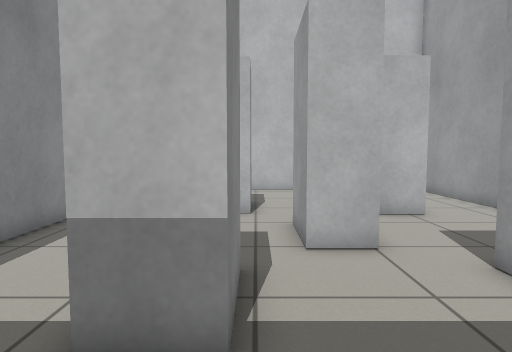
[1] (above)

14 first-person views from a walk through a Gazebo world. The camera is 0.2 m above the floor, tilts 4° down and sees 75° across. The floor is counted in squares, 0.1 m on a side. Each view is taken from the middle of a square. On the plan, view 1 faces up. The plan holds only what a view shows up to about 18 squares ahead; the rest is blank.

[2]
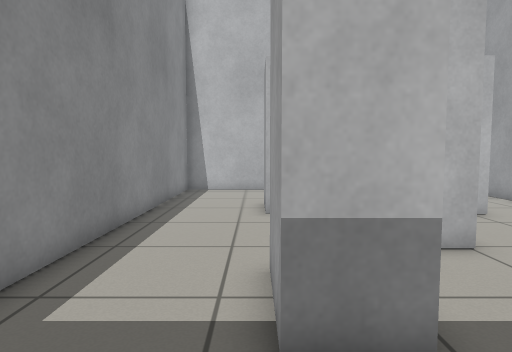

[3]
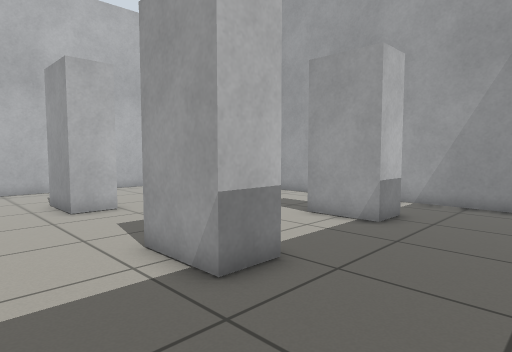

[4]
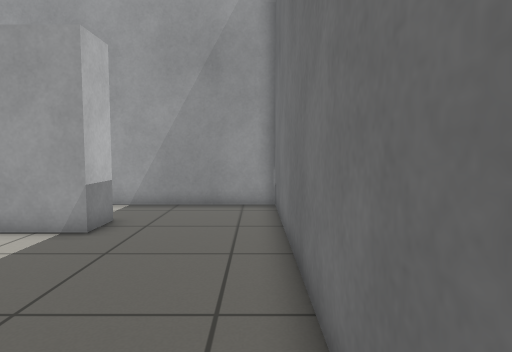

[5]
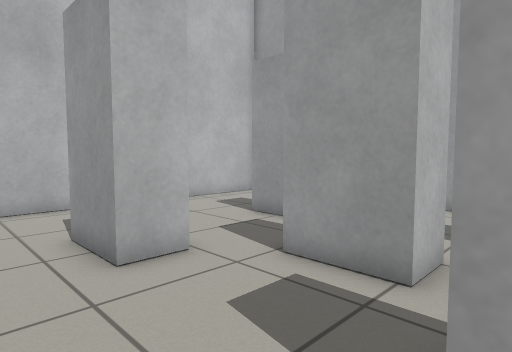

[6]
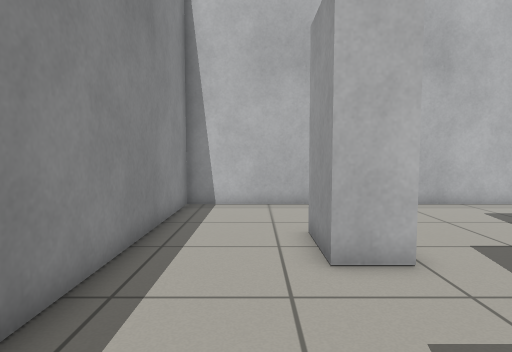

[7]
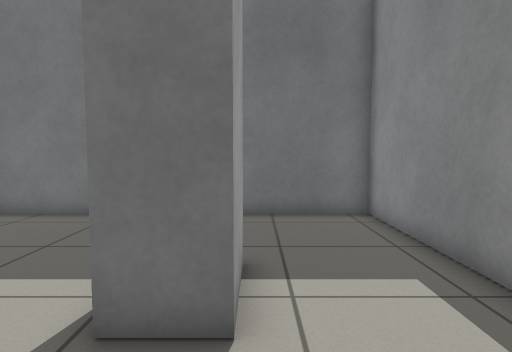

[8]
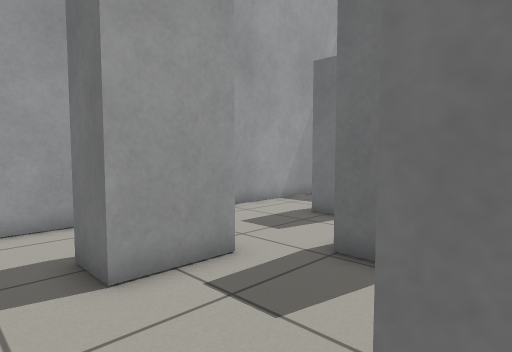

[9]
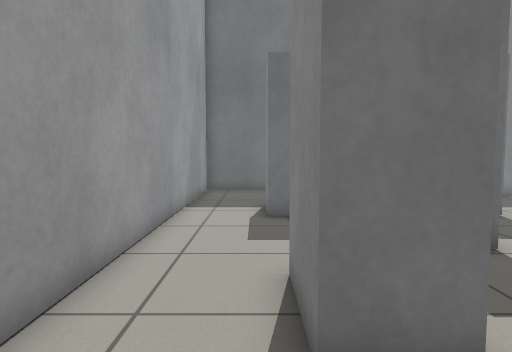

[10]
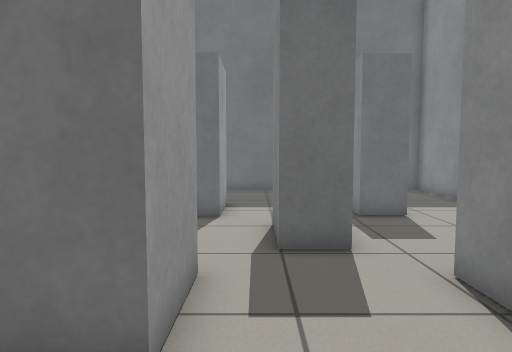

[11]
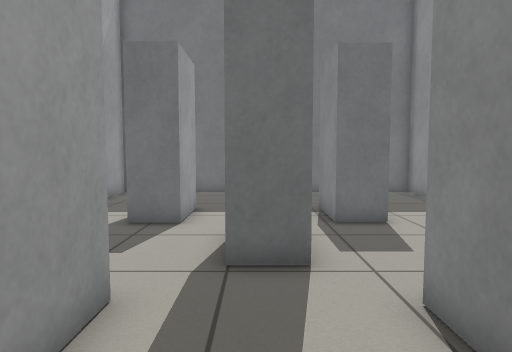

[12]
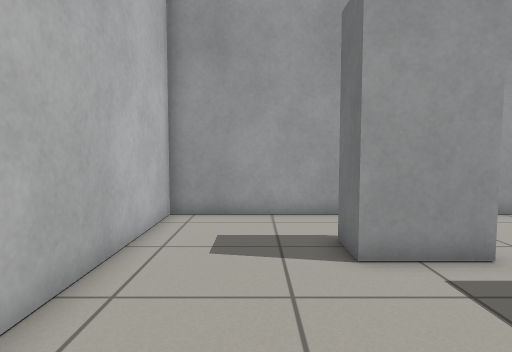

[13]
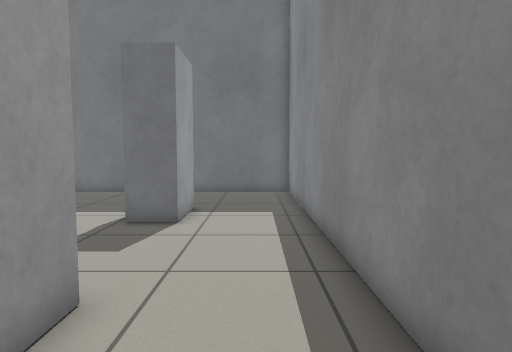

[14]
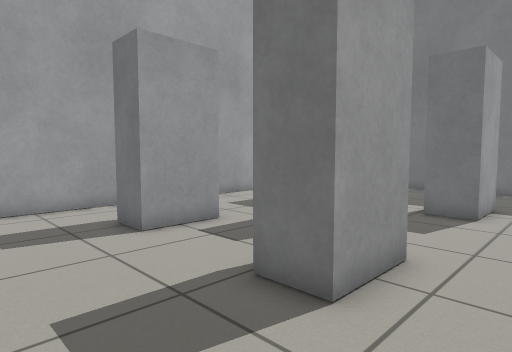

### Floor plan
Points are (right, up) in squares from view 1. A wall is a line through its corners. A room is listed if a view was taken in it or the views show most of it. See-through windows are left out.
Room 1 (views 1, 2, 3, 4, 5, 6, 7, 8, 9, 10, 11, 12, 13, 14)
walls: (1, 6.8) (1, 9.3) (2.5, 9.3) (2.5, 6.8) (1, 6.8); (-0.2, 5.6) (-0.2, 3.1) (-1.7, 3.1) (-1.7, 5.6) (-0.2, 5.6); (-0.2, 10.7) (-1.7, 10.7) (-1.7, 13.1) (-0.2, 13.1) (-0.2, 10.7); (4, 10.7) (4, 13.1) (5.5, 13.1) (5.5, 10.7) (4, 10.7); (5.6, 5.2) (5.6, 3.9); (5.8, 3.1) (4.1, 3.1) (4.1, 5.6) (5.6, 5.6); (-5.7, -1.7) (8.6, -1.7) (8.6, 17.8) (-5.7, 17.8) (-5.7, -1.7)

Where each view was taken, in squares from view 1:
view 1: 0 up, 0 right, facing up
view 2: 0 up, 2 left, facing up
view 3: 1 down, 5 left, facing up-right
view 4: 1 down, 4 left, facing right
view 5: 5 up, 4 left, facing up-right
view 6: 5 up, 3 left, facing up
view 7: 9 up, 2 left, facing down
view 8: 15 up, 1 left, facing down-right
view 9: 16 up, 6 right, facing down
view 10: 16 up, 3 right, facing down
view 11: 15 up, 2 right, facing down
view 12: 15 up, 2 left, facing right
view 13: 15 up, 4 left, facing down
view 14: 17 up, 4 left, facing down-right
